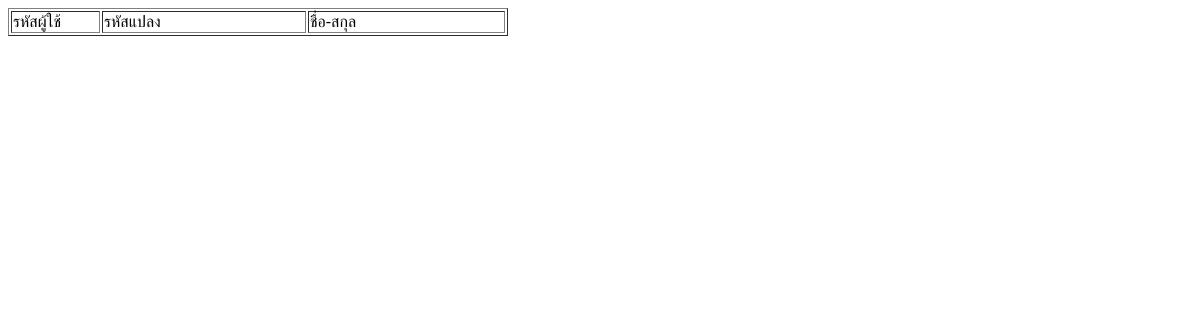
/gen_plot.php, run on an earlier commit of the app's database.
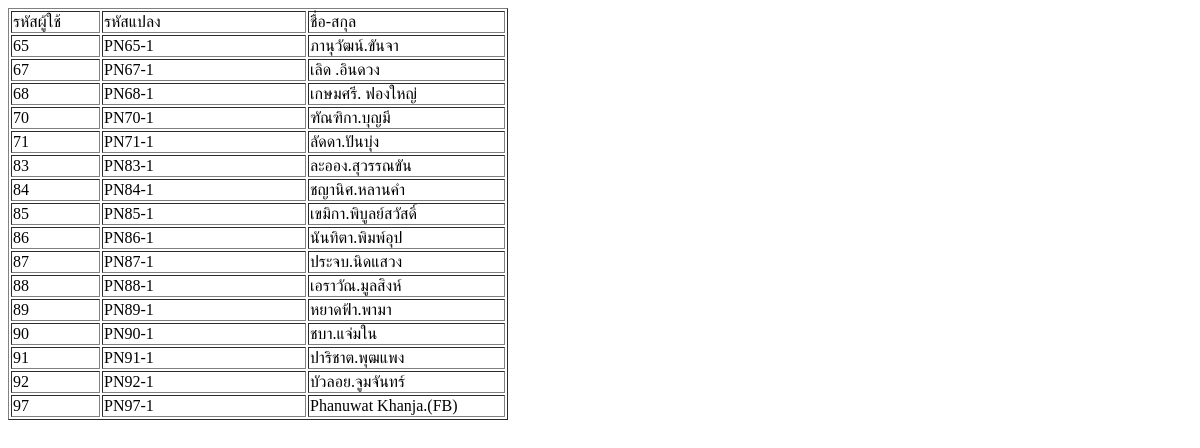
And on a later commit of the database.
### tables this page shows
CREATE TABLE `tb_plot` (
  `idplot` int(11) NOT NULL,
  `iduser` int(11) NOT NULL,
  `codeplot` varchar(10) DEFAULT NULL,
  `area` varchar(200) DEFAULT NULL,
  `water` varchar(100) DEFAULT NULL,
  `lat` double DEFAULT NULL,
  `lng` double DEFAULT NULL,
  `zm` int(11) DEFAULT NULL,
  `icon` varchar(20) DEFAULT NULL,
  `comment` varchar(200) DEFAULT NULL
);

CREATE TABLE `tb_user` (
  `iduser` int(11) NOT NULL,
  `code` varchar(45) DEFAULT NULL,
  `prefix` varchar(45) DEFAULT NULL,
  `cf_aca_position` varchar(45) DEFAULT NULL,
  `firstname` varchar(45) DEFAULT NULL,
  `lastname` varchar(45) DEFAULT NULL,
  `hnumber` varchar(45) DEFAULT NULL,
  `cardnumber` varchar(45) DEFAULT NULL,
  `birtdate` varchar(45) DEFAULT NULL,
  `address` varchar(255) DEFAULT NULL,
  `postcode` varchar(45) DEFAULT NULL,
  `tel` varchar(45) DEFAULT NULL,
  `mobile` varchar(45) DEFAULT NULL,
  `fax` varchar(45) DEFAULT NULL,
  `email` varchar(45) DEFAULT NULL,
  `picture` varchar(45) DEFAULT NULL,
  `idmoo` varchar(45) DEFAULT NULL,
  `idtambon` varchar(45) DEFAULT NULL,
  `idamphur` varchar(45) DEFAULT NULL,
  `idgroup` varchar(45) DEFAULT NULL,
  `facebook` varchar(50) DEFAULT NULL,
  `permit` varchar(1) DEFAULT NULL,
  `username` varchar(45) DEFAULT NULL,
  `password` varchar(45) DEFAULT NULL,
  `status` varchar(1) DEFAULT NULL,
  `update_time` datetime DEFAULT NULL,
  `cf_userlevel` varchar(1) DEFAULT NULL,
  `cf_slevel` int(1) DEFAULT NULL
);

### gen_plot.php (the view, shortened to what this page needs)
<!doctype html>
<html>
<head>
</head>
<body>
<?php
$sql="select tb_user.iduser, tb_plot.codeplot, tb_user.firstname, tb_user.lastname from tb_plot, tb_user where tb_plot.iduser=tb_user.iduser order by tb_user.iduser ASC";
$result=mysqli_query($connect,$sql);
echo '<table border="1">
  <tbody>
    <tr>
      <td width="85">รหัสผู้ใช้</td>
      <td width="200">รหัสแปลง</td>
      <td width="193">ชื่อ-สกุล</td>
    </tr>';
 while($row=mysqli_fetch_array($result)){
 echo "   <tr>
      <td>$row[0]</td>
      <td>$row[1]</td>
      <td>$row[2].$row[3]</td>
    </tr>";
 }
?>
  </tbody>
</table>
</body>
</html>

What changed in the data, as far as the page shows it:
added tb_plot: iduser.iduser "65", codeplot "PN65-1", iduser.firstname "ภานุวัฒน์", iduser.lastname "ขันจา"
added tb_plot: iduser.iduser "67", codeplot "PN67-1", iduser.firstname "เลิด", iduser.lastname "อินดวง"
added tb_plot: iduser.iduser "68", codeplot "PN68-1", iduser.firstname "เกษมศรี", iduser.lastname "ฟองใหญ่"
added tb_plot: iduser.iduser "70", codeplot "PN70-1", iduser.firstname "ฑัณฑิกา", iduser.lastname "บุญมี"
added tb_plot: iduser.iduser "71", codeplot "PN71-1", iduser.firstname "ลัดดา", iduser.lastname "ปันบุ่ง"
added tb_plot: iduser.iduser "83", codeplot "PN83-1", iduser.firstname "ละออง", iduser.lastname "สุวรรณขัน"
added tb_plot: iduser.iduser "84", codeplot "PN84-1", iduser.firstname "ชญานิศ", iduser.lastname "หลานคำ"
added tb_plot: iduser.iduser "85", codeplot "PN85-1", iduser.firstname "เขมิกา", iduser.lastname "พิบูลย์สวัสดิ์"
added tb_plot: iduser.iduser "86", codeplot "PN86-1", iduser.firstname "นันทิตา", iduser.lastname "พิมพ์อุป"
added tb_plot: iduser.iduser "87", codeplot "PN87-1", iduser.firstname "ประจบ", iduser.lastname "นิดแสวง"
added tb_plot: iduser.iduser "88", codeplot "PN88-1", iduser.firstname "เอราวัณ", iduser.lastname "มูลสิงห์"
added tb_plot: iduser.iduser "89", codeplot "PN89-1", iduser.firstname "หยาดฟ้า", iduser.lastname "พามา"
added tb_plot: iduser.iduser "90", codeplot "PN90-1", iduser.firstname "ชบา", iduser.lastname "แจ่มใน"
added tb_plot: iduser.iduser "91", codeplot "PN91-1", iduser.firstname "ปาริชาต", iduser.lastname "พุฒแพง"
added tb_plot: iduser.iduser "92", codeplot "PN92-1", iduser.firstname "บัวลอย", iduser.lastname "จูมจันทร์"
added tb_plot: iduser.iduser "97", codeplot "PN97-1", iduser.firstname "Phanuwat Khanja", iduser.lastname "(FB)"
